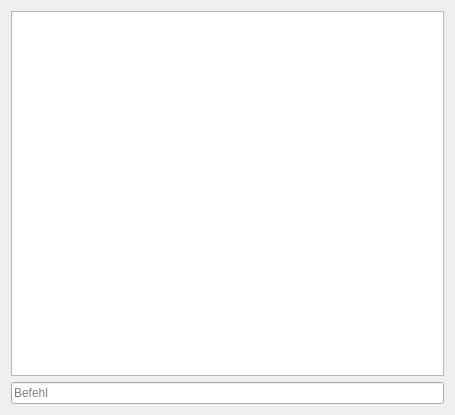
<?xml version="1.0" encoding="UTF-8"?>
<ui version="4.0">
 <class>console</class>
 <widget class="QDialog" name="console">
  <property name="windowModality">
   <enum>Qt::ApplicationModal</enum>
  </property>
  <property name="geometry">
   <rect>
    <x>0</x>
    <y>0</y>
    <width>455</width>
    <height>415</height>
   </rect>
  </property>
  <property name="windowTitle">
   <string>Konsole</string>
  </property>
  <property name="sizeGripEnabled">
   <bool>false</bool>
  </property>
  <layout class="QHBoxLayout" name="horizontalLayout">
   <item>
    <layout class="QVBoxLayout" name="verticalLayout">
     <item>
      <widget class="QTextEdit" name="log">
       <property name="focusPolicy">
        <enum>Qt::NoFocus</enum>
       </property>
       <property name="undoRedoEnabled">
        <bool>false</bool>
       </property>
       <property name="readOnly">
        <bool>true</bool>
       </property>
      </widget>
     </item>
     <item>
      <widget class="QLineEdit" name="command">
       <property name="placeholderText">
        <string>Befehl</string>
       </property>
      </widget>
     </item>
    </layout>
   </item>
  </layout>
 </widget>
 <resources/>
 <connections/>
</ui>
